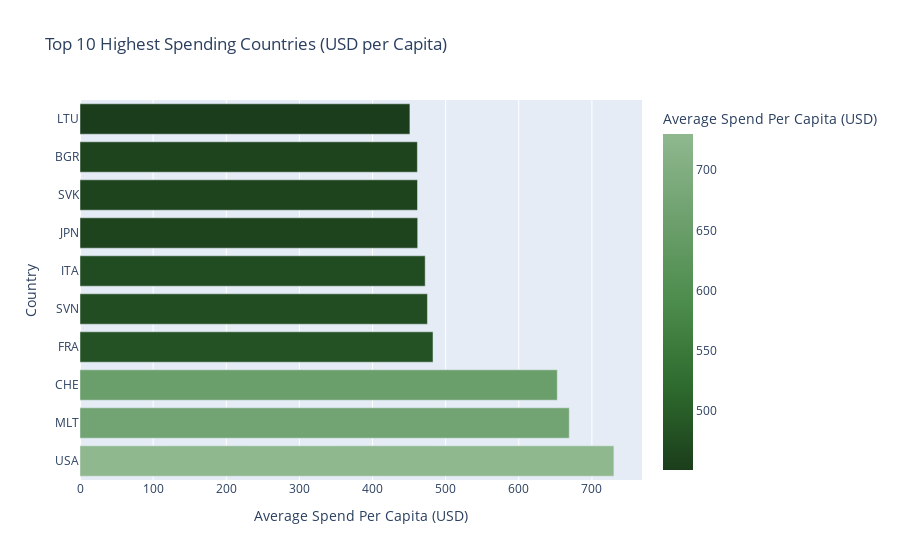
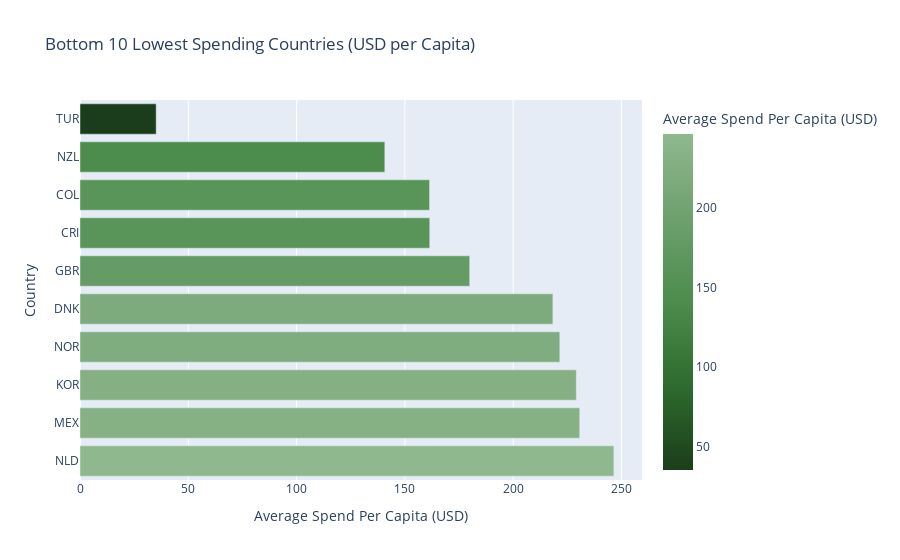
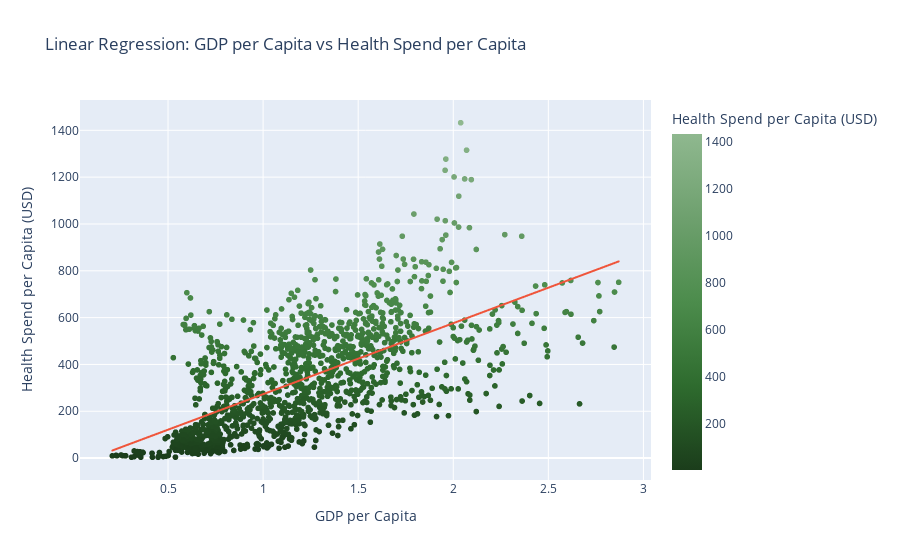

Notebook code for these charts, in order:
### Code cell
import pandas as pd
import matplotlib.pyplot as plt
import seaborn as sns
import plotly.express as px

# Load dataset
file_path = r"C:\Users\kaurp\Team_2_Pharmaceutical_Drug_Spending_by_Countries\flat-ui__data-Tue Mar 11 2025.csv"
data = pd.read_csv(file_path)

# Calculate Average Spend Per Capita by Location
avg_spend = data.groupby('LOCATION')['USD_CAP'].mean().reset_index()
avg_spend = avg_spend.sort_values(by='USD_CAP', ascending=False)

# Top 10 and Bottom 10 Countries
top_10 = avg_spend.head(10)
bottom_10 = avg_spend.tail(10)

#Interactive Bar Chart - Top 10**
fig_top = px.bar(
    top_10, 
    x='USD_CAP', 
    y='LOCATION', 
    orientation='h', 
    title='Top 10 Highest Spending Countries (USD per Capita)',
    labels={'USD_CAP': 'Average Spend Per Capita (USD)', 'LOCATION': 'Country'},
    color='USD_CAP',
    color_continuous_scale=['#1b3d1b', '#2e6b2e', '#4c8c4c', '#6ea06e', '#8fb88f']
)
fig_top.update_traces(
    hovertemplate="<b>%{y}</b><br>Spend: %{x:.2f} USD"
)
fig_top.show()

#Interactive Bar Chart - Bottom 10**
fig_bottom = px.bar(
    bottom_10, 
    x='USD_CAP', 
    y='LOCATION', 
    orientation='h', 
    title='Bottom 10 Lowest Spending Countries (USD per Capita)',
    labels={'USD_CAP': 'Average Spend Per Capita (USD)', 'LOCATION': 'Country'},
    color='USD_CAP',
    color_continuous_scale= ['#1b3d1b', '#2e6b2e', '#4c8c4c', '#6ea06e', '#8fb88f']
)
fig_bottom.update_traces(
    hovertemplate="<b>%{y}</b><br>Spend: %{x:.2f} USD"
)
fig_bottom.show()

# Example: Linear Regression
from sklearn.linear_model import LinearRegression
from sklearn.model_selection import train_test_split

# Prepare Data
X = data[['PC_GDP']].dropna()  # Predictor
y = data['USD_CAP'].dropna()  # Target
X_train, X_test, y_train, y_test = train_test_split(X, y, test_size=0.2, random_state=42)

# Model
model = LinearRegression()
model.fit(X_train, y_train)

# Coefficients
print("Intercept:", model.intercept_)
print("Coefficient:", model.coef_[0])

# Interactive Regression Plot
data['Predicted'] = model.predict(X)

fig_regression = px.scatter(
    data, 
    x='PC_GDP', 
    y='USD_CAP', 
    trendline='ols', 
    title='Linear Regression: GDP per Capita vs Health Spend per Capita',
    labels={'PC_GDP': 'GDP per Capita', 'USD_CAP': 'Health Spend per Capita (USD)'},
    color='USD_CAP',
    color_continuous_scale=['#1b3d1b', '#2e6b2e', '#4c8c4c', '#6ea06e', '#8fb88f']
)
fig_regression.show()

### Figure 1 — Plotly figure (JSON) as saved in the notebook; plotly's stock layout.template omitted (floating-point values rounded to 4 significant figures)
{"data": [{"alignmentgroup": "True", "hovertemplate": "<b>%{y}</b><br>Spend: %{x:.2f} USD", "legendgroup": "", "marker": {"color": [730.1, 669.0, 652.6, 482.7, 475.1, 472.0, 461.7, 461.5, 461.3, 451.1], "coloraxis": "coloraxis", "pattern": {"shape": ""}}, "name": "", "offsetgroup": "", "orientation": "h", "showlegend": false, "textposition": "auto", "type": "bar", "x": [730.1, 669.0, 652.6, 482.7, 475.1, 472.0, 461.7, 461.5, 461.3, 451.1], "xaxis": "x", "y": ["USA", "MLT", "CHE", "FRA", "SVN", "ITA", "JPN", "SVK", "BGR", "LTU"], "yaxis": "y"}], "layout": {"barmode": "relative", "coloraxis": {"colorbar": {"title": {"text": "Average Spend Per Capita (USD)"}}, "colorscale": [[0, "#1b3d1b"], [0.25, "#2e6b2e"], [0.5, "#4c8c4c"], [0.75, "#6ea06e"], [1, "#8fb88f"]]}, "legend": {"tracegroupgap": 0}, "title": {"text": "Top 10 Highest Spending Countries (USD per Capita)"}, "xaxis": {"anchor": "y", "domain": [0, 1], "title": {"text": "Average Spend Per Capita (USD)"}}, "yaxis": {"anchor": "x", "domain": [0, 1], "title": {"text": "Country"}}}}

### Figure 2 — Plotly figure (JSON) as saved in the notebook; plotly's stock layout.template omitted (floating-point values rounded to 4 significant figures)
{"data": [{"alignmentgroup": "True", "hovertemplate": "<b>%{y}</b><br>Spend: %{x:.2f} USD", "legendgroup": "", "marker": {"color": [246.5, 230.7, 229.2, 221.5, 218.3, 179.9, 161.5, 161.4, 140.7, 35.17], "coloraxis": "coloraxis", "pattern": {"shape": ""}}, "name": "", "offsetgroup": "", "orientation": "h", "showlegend": false, "textposition": "auto", "type": "bar", "x": [246.5, 230.7, 229.2, 221.5, 218.3, 179.9, 161.5, 161.4, 140.7, 35.17], "xaxis": "x", "y": ["NLD", "MEX", "KOR", "NOR", "DNK", "GBR", "CRI", "COL", "NZL", "TUR"], "yaxis": "y"}], "layout": {"barmode": "relative", "coloraxis": {"colorbar": {"title": {"text": "Average Spend Per Capita (USD)"}}, "colorscale": [[0, "#1b3d1b"], [0.25, "#2e6b2e"], [0.5, "#4c8c4c"], [0.75, "#6ea06e"], [1, "#8fb88f"]]}, "legend": {"tracegroupgap": 0}, "title": {"text": "Bottom 10 Lowest Spending Countries (USD per Capita)"}, "xaxis": {"anchor": "y", "domain": [0, 1], "title": {"text": "Average Spend Per Capita (USD)"}}, "yaxis": {"anchor": "x", "domain": [0, 1], "title": {"text": "Country"}}}}

### Figure 3 — Plotly figure (JSON) as saved in the notebook; plotly's stock layout.template omitted (floating-point values rounded to 4 significant figures; data arrays with more than 128 entries replaced by an {"elided": "..."} marker saying what was removed)
{"data": [{"hovertemplate": "GDP per Capita=%{x}<br>Health Spend per Capita (USD)=%{marker.color}<extra></extra>", "legendgroup": "", "marker": {"color": {"elided": "1341 float values"}, "coloraxis": "coloraxis", "symbol": "circle"}, "mode": "markers", "name": "", "showlegend": false, "type": "scattergl", "x": {"elided": "1341 float values"}, "xaxis": "x", "y": {"elided": "1341 float values"}, "yaxis": "y"}, {"hovertemplate": "<b>OLS trendline</b><br>USD_CAP = 303.274 * PC_GDP + -30.3582<br>R<sup>2</sup>=0.413566<br><br>GDP per Capita=%{x}<br>Health Spend per Capita (USD)=%{y} <b>(trend)</b><extra></extra>", "legendgroup": "", "marker": {"symbol": "circle"}, "mode": "lines", "name": "", "showlegend": false, "type": "scattergl", "x": {"elided": "1341 float values"}, "xaxis": "x", "y": {"elided": "1341 float values"}, "yaxis": "y"}], "layout": {"coloraxis": {"colorbar": {"title": {"text": "Health Spend per Capita (USD)"}}, "colorscale": [[0, "#1b3d1b"], [0.25, "#2e6b2e"], [0.5, "#4c8c4c"], [0.75, "#6ea06e"], [1, "#8fb88f"]]}, "legend": {"tracegroupgap": 0}, "title": {"text": "Linear Regression: GDP per Capita vs Health Spend per Capita"}, "xaxis": {"anchor": "y", "domain": [0, 1], "title": {"text": "GDP per Capita"}}, "yaxis": {"anchor": "x", "domain": [0, 1], "title": {"text": "Health Spend per Capita (USD)"}}}}
